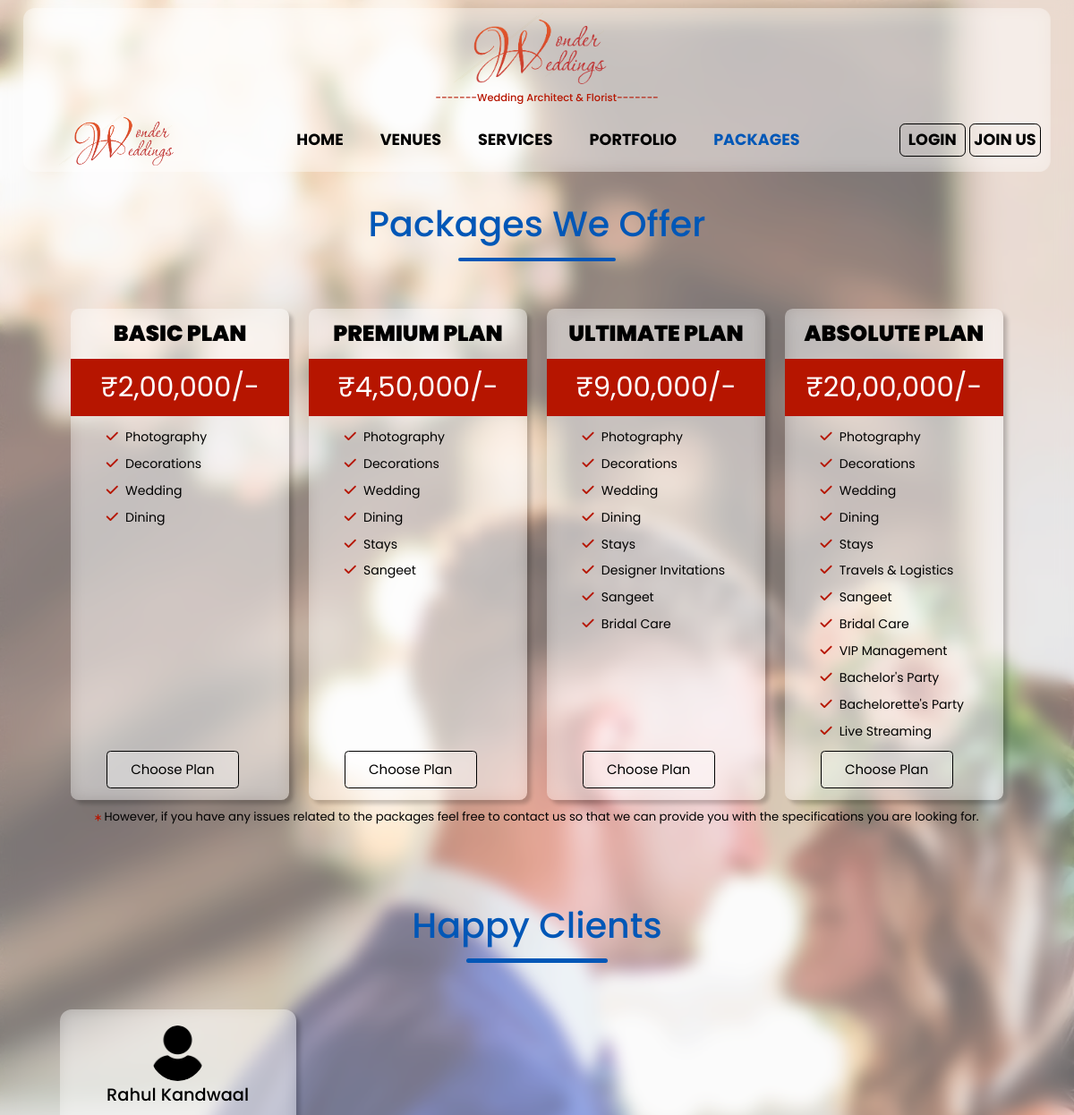
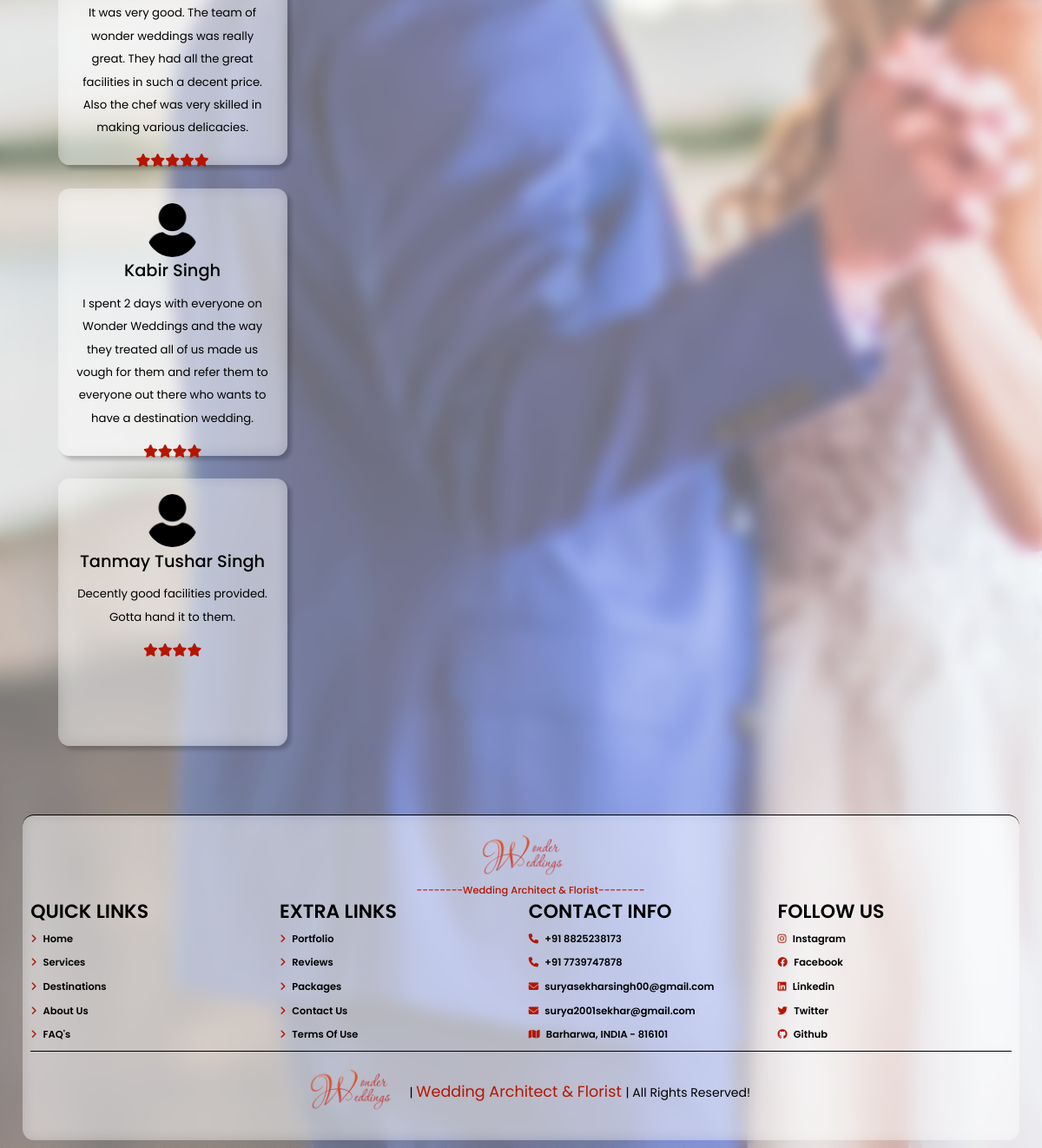
The page /packages.php on the database its author committed (2 pictures, top to bottom).
### tables this page shows
CREATE TABLE `packages` (
  `id` tinyint(4) DEFAULT NULL,
  `services` varchar(40) DEFAULT NULL
);

CREATE TABLE `reviews` (
  `id` int(11) NOT NULL,
  `user_id` int(11) NOT NULL,
  `name` varchar(60) NOT NULL,
  `review` varchar(511) NOT NULL,
  `stars` varchar(1) NOT NULL
);

### packages.php (the view, shortened to what this page needs)
<?php
    include("include/db_connect.php");
    $res = mysqli_query($conn,"select plan,price from pricing");
    $price = array();
    while($row = mysqli_fetch_assoc($res)){
        $price[$row['plan']] = preg_replace("/(\d+?)(?=(\d\d)+(\d)(?!\d))(\.\d+)?/i", "$1,", $row['price']);
    }
?>
<!DOCTYPE html>
<html lang="en">
<head>
    <?php  include("include/head_links.php");?>
    <link rel="stylesheet" type="text/css" href="css/styleVenues.css" />
</head>
<body class="body">
    <div class="container">
        <?php include("include/header.php"); ?>
        <section class="packages">
            <div class="info">
                <h3>packages we offer</h3>
                <div class="title-dash" style="width:20rem;"></div>
            </div>
            <div class="box-container">
                <div class="box">
                    <h3>basic plan</h3>
                    <div class="price">₹<?=$price['basic']?>/-</div>
                    <div class="list">
                        <?php
                            $result = mysqli_query($conn,"select services from packages where id=1");
                            while($rows = mysqli_fetch_assoc($result)){
                                echo '<p><i class="fas fa-check"></i> ' . $rows['services'] . '</p>';
                            }
                        ?>
                    </div>
                    <a href="" class="button">Choose plan</a>
                </div>
                <div class="box">
                    <h3>premium plan</h3>
                    <div class="price">₹<?=$price['premium']?>/-</div>
                    <div class="list">
                        <?php
                            $result = mysqli_query($conn,"select services from packages where id=2");
                            while($rows = mysqli_fetch_assoc($result)){
                                echo '<p><i class="fas fa-check"></i> ' . $rows['services'] . '</p>';
                            }
                        ?>
                    </div>
                    <a href="" class="button">choose plan</a>
                </div>
                <div class="box">
                    <h3>ultimate plan</h3>
                    <div class="price">₹<?=$price['ultimate']?>/-</div>
                    <div class="list">
                        <?php
                            $result = mysqli_query($conn,"select services from packages where id=3");
                            while($rows = mysqli_fetch_assoc($result)){
                                echo '<p><i class="fas fa-check"></i> ' . $rows['services'] . '</p>';
                            }
                        ?>
                    </div>
                    <a href="" class="button">choose plan</a>
                </div>
                <div class="box">
                    <h3>absolute plan</h3>
                    <div class="price">₹<?=$price['absolute']?>/-</div>
                    <div class="list">
                        <?php
                            $result = mysqli_query($conn,"select services from packages where id=4");
                            while($rows = mysqli_fetch_assoc($result)){
                                echo '<p><i class="fas fa-check"></i> ' . $rows['services'] . '</p>';
                            }
                        ?>
                    </div>
                    <a href="" class="button">choose plan</a>
                </div>
            </div>
            <p style="text-align:center;margin-top:1rem;color:var(--pure-black);font-size:1.5rem;"><span
                    style="color:var(--red);font-size:1rem;"><i class="fa-solid fa-asterisk"></i></span> However, if you
                have any issues related to the packages feel free to contact us so that we can provide you with the
                specifications you are looking for.</p>
        </section>
        <section class="reviews">
            <div class="info">
                <h3>happy clients</h3>
                <div class="title-dash" style="width:18rem;"></div>
            </div>
            <div class="swiper reviews-slider" style="width:93%; margin:auto;">
                <div class="swiper-wrapper">
                    <?php
                        $sql = "select * from reviews";
                        $result = mysqli_query($conn,$sql);
                        while($row = mysqli_fetch_assoc($result)){
                            $i = $row['stars'];
                            echo '
                            <div class="swiper-slide slide">
                                <img src="images/user.png" alt="">
                                <h3 style="color:var(--pure-black)">' . $row['name'] . '</h3>
                                <p>' . $row['review'] . '</p>
                                <div class="stars">';
                                while($i>0){
                                    echo '<i class="fas fa-star"></i>';
                                    $i--;
                                }
                                echo '</div>
                            </div>
                            ';
                        }
                    ?>
                </div>
            </div>
        </section>
        <?php include("include/footer.php"); ?>
    </div>
</body>
</html>

### include/head_links.php (shortened to what this page needs)
<link href="https://cdn.jsdelivr.net/npm/bootstrap@5.3.0/dist/css/bootstrap.min.css" rel="stylesheet"
>
<link rel="stylesheet" href="https://cdnjs.cloudflare.com/ajax/libs/font-awesome/6.3.0/css/all.min.css">
<link rel="stylesheet" href="https://cdn.jsdelivr.net/npm/swiper@9/swiper-bundle.min.css" />
<link rel="stylesheet" type="text/css" href="css/style.css">

### include/header.php (shortened to what this page needs)
<?php
echo '<div class="main-header">
    <div class="logo-header">
        <a href="index.php" class="logo">
            <img src="images/logo/wonder-wedding.png" alt="Wonder Weddings" style="width:20rem;transform:scale(1.2,1.2)"/>
        </a>
        <h4>-------Wedding Architect & Florist-------</h4>
    </div>
    <div class="header">
        <a href="index.php">
            <img src="images/logo/wonder-wedding.png" alt="Wonder Weddings" style="width:15rem;margin-right:10rem;margin-left:3rem;transform:scale(1.2,1.2)"/>
        </a>
        <a href="index.php">Home</a>
        <a href="venues.php">venues</a>
        <a href="service.php">Services</a>
        <a href="portfolio.php">portfolio</a>
        <a href="packages.php">packages</a>';
if(isset($_SESSION['loggedin']) && $_SESSION['loggedin'] == true){
    echo '<div class="account">
        <p><span class="icon"><i class="fa-regular fa-user"></i></span> ' . $_SESSION['username'] . '</p>
        <a href="logout.php" class="btn " style="font-size:1.7rem;padding:.5rem;border-radius:.7rem;border:var(--border);margin:.2rem 1.2rem .2rem 1rem;color:var(--pure-black);">Logout</a>
    </div>';
}
else{
    echo '<div class="account">
            <a href="login.php" class="btn px-3"
                style="font-size:1.7rem;padding:.5rem;margin-right:0;border-radius:.7rem;border:var(--border);margin-left:5rem;color:var(--pure-black);">Login</a>
            <a href="signup.php" class="btn "
                style="font-size:1.7rem;padding:.5rem;margin-left:.5rem;border-radius:.7rem;border:var(--border);margin-right:1.2rem;color:var(--pure-black);">Join Us</a>
        </div>';
}
    echo '</div>
    </div>';
?>

### include/footer.php
<head>
</head>
<section class="footer">
        <div class="logo-info" style="display:block;text-align:center;border-radius:1.5rem;">
            <img src="images/logo/wonder-wedding.png" alt="not found" style="width:15rem;height:8rem;">
            <h4 style="color:var(--red);margin-left:2.5rem;font-size:1.3rem;margin-top:0;padding-top:0;">--------Wedding Architect & Florist--------</h4>
        </div>
        <div class="box-container">
            <div class="box">
                <h3>quick links</h3>
                <a href="index.php"> <i class="fas fa-angle-right"> </i> Home</a>
                <a href="service.php"> <i class="fas fa-angle-right"> </i> Services</a>
                <a href="venues.php"> <i class="fas fa-angle-right"> </i> destinations</a>
                <a href="about.php"> <i class="fas fa-angle-right"> </i> about us</a>
                <a href="faq.php"> <i class="fas fa-angle-right"> </i> FAQ's</a>
            </div>
            <div class="box">
                <h3>extra links</h3>
                <a href="portfolio.php"> <i class="fas fa-angle-right"> </i> portfolio</a>
                <a href="reviews.php"> <i class="fas fa-angle-right"> </i> reviews</a>
                <a href="packages.php"> <i class="fas fa-angle-right"> </i> Packages</a>
                <a href="contact.php"> <i class="fas fa-angle-right"> </i> contact us</a>
                <a href="terms.php"> <i class="fas fa-angle-right"> </i> terms of use</a>
            </div>
            <div class="box">
                <h3>contact info</h3>
                <a href="tel:8825238173"> <i class="fas fa-phone"> </i> +91 8825238173 </a>
                <a href="tel:7739747878"> <i class="fas fa-phone"> </i> +91 7739747878 </a>
                <a href="mailto:suryasekharsingh00@gmail.com" style="text-transform:none;">
                    <i class="fas fa-envelope"> </i> suryasekharsingh00@gmail.com</a>
                <a href="mailto:surya2001sekhar@gmail.com" style="text-transform:none;">
                    <i class="fas fa-envelope"> </i> surya2001sekhar@gmail.com</a>
                <a href="contact.php"> <i class="fas fa-map"> </i> Barharwa, INDIA - 816101</a>
            </div>
            <div class="box">
                <h3>follow us</h3>
                <a href="https://www.instagram.com/" target="_blank"> <i class="fab fa-instagram"> </i> instagram</a>
                <a href="https://www.facebook.com/"target="_blank"> <i class="fab fa-facebook"> </i> facebook</a>
                <a href="https://www.in.linkedin.com/" target="_blank"> <i class="fab fa-linkedin"> </i> linkedin</a>
                <a href="https://www.twitter.com" target="_blank"> <i class="fab fa-twitter"> </i> twitter</a>
                <a href="https://github.com/SuryaSekharSingh/Wonder-Weddings" target="_blank"> <i class="fab fa-github"> </i> github</a>
            </div>
        </div>
    <p class="credit">
        <span><img src="images/logo/wonder-wedding.png" alt="not found" style="width:15rem;height:8rem;" /></span> | <span style="color:var(--red);font-size:2rem;font-family:'Poppins';">Wedding Architect & Florist </span> | All rights reserved!
    </p>
</section>

### css/style.css (style rules this page uses)
* { padding:0; margin:0; box-sizing: border-box; font-family: 'Poppins', sans-serif; border:none; text-decoration: none; outline:none; }
:root { --white:#fff; --black:rgb(80, 79, 80); --pure-black:#000; --blue:rgb(0, 87, 183); --red:rgb(182, 21, 0); --transparent-white:rgba(255,255,255,.3); --transparent-black:rgba(0,0,0,.6); --border:.2rem solid var(--pure-black); --box-shadow: .5rem .5rem .5rem rgba(0,0,0,0.2); --box-shadow-hover: rgba(0, 0, 0, 0.25) 0px 54px 55px, rgba(0, 0, 0, 0.12) 0px -12px 30px, rgba(0, 0, 0, 0.12) 0px 4px 6px, rgba(0, 0, 0, 0.17) 0px 12px 13px, rgba(0, 0, 0, 0.09) 0px -3px 5px; --brownish:rgb(173, 150, 80); --green:rgb(21, 115, 71); }
html { font-size:60.5%; overflow-x: hidden; }
section { padding:1rem; }
.body { background-image: url(../images/wedding-background.webp); opacity:1; background-size: cover; background-position: center; background-attachment: fixed; position: relative; }
.container { max-width:100%; padding: 1rem 2rem; background-color: var(--transparent-white); backdrop-filter: blur(1rem); }
.button { display: inline-block; padding:1rem 3rem; border:var(--border); background: var(--transparent-white); color:var(--pure-black); border-radius: .5rem; font-size:1.7rem; user-select: none; text-decoration: none; text-transform: capitalize; margin-top:1rem; }
.header { display: flex; min-height: 8rem; align-items: center; justify-content: space-between; text-transform:capitalize; position:sticky; top:0; }
.header a { margin-left:2rem; color:var(--pure-black); font-size: 2rem !important; font-family: 'Poppins' , 'Frank Ruhl Libre' , sans-serif; text-transform: uppercase; font-weight: 700; text-decoration: none; transition: .2s linear; }
.current-page { color: var(--blue) !important; }
.footer { display:list-item; list-style-type: none; background:var(--transparent-white); backdrop-filter:blur(.9rem); border-top: var(--border); border-radius: 1.5rem; text-transform: capitalize; margin:1rem; margin-bottom: 0rem; }
.footer .box-container { display: grid; grid-template-columns: repeat(auto-fit,minmax(25rem,1fr)); gap:2rem; }
.footer .box-container .box h3 { font-size:2.5rem; font-weight: 600; color:var(--pure-black); text-transform: uppercase; }
.footer .box-container .box a { display:block; color:var(--pure-black); font-size:1.3rem; font-weight: 600; padding:.6rem 0; text-decoration: none; }
.footer .box-container .box a i { padding-right:.5rem; transition:.2s linear; color:var(--red); }
.footer .credit { text-align: center; color:var(--pure-black); font-size: 1.6rem; margin-top: .5rem; border-top: var(--border); padding: .8rem 0; }
.footer .credit span { color:var(--red); font-size: 4rem; font-family: 'Dancing Script' , 'Frank Ruhl Libre'; }
.title-dash { background-color: var(--blue); height:.5rem; width:50rem; margin:auto; border-radius: 1rem; }
@media (max-width:1250px) { html { font-size: 55%; } }

### include/header.php (style rules this page uses)
.main-header { border-radius: 1.5rem; background-color: var(--transparent-white); backdrop-filter: blur(1rem); margin:0 1rem; position:relative; }
.logo-header { display: block; text-align: center; border-radius: 1rem; }
.logo-header h4 { color: var(--red); margin-left: 2.5rem; font-size: 1.3rem; margin-top: 0; padding-top: 0; }
.account { display:flex; margin-left: 5rem; }

### rows shown on the page
packages: services "Photography"
packages: services "Decorations"
packages: services "Wedding"
packages: services "Dining"
packages: services "Photography"
packages: services "Decorations"
packages: services "Wedding"
packages: services "Dining"
packages: services "Stays"
packages: services "Sangeet"
packages: services "Photography"
packages: services "Decorations"
packages: services "Wedding"
packages: services "Dining"
packages: services "Stays"
packages: services "Designer Invitations"
packages: services "Sangeet"
packages: services "Bridal Care"
packages: services "Photography"
packages: services "Decorations"
packages: services "Wedding"
packages: services "Dining"
packages: services "Stays"
packages: services "Travels & Logistics"
packages: services "Sangeet"
packages: services "Bridal Care"
packages: services "VIP Management"
packages: services "Bachelor's Party"
packages: services "Bachelorette's Party"
packages: services "Live Streaming"
reviews: name "Rahul Kandwaal", review "It was very good. The team of wonder weddings was really great. They had all the great facilities in such a decent price. Also the chef was very skilled in making various delicacies.", stars "5" (drawn)
reviews: name "Kabir Singh", review "I spent 2 days with everyone on Wonder Weddings and the way they treated all of us made us vough for them and refer them to everyone out there who wants to have a destination wedding.", stars "4" (drawn)
reviews: name "Tanmay Tushar Singh", review "Decently good facilities provided. Gotta hand it to them.", stars "4" (drawn)

### other values the page prints
$price['basic'] "2,00,000"
$price['premium'] "4,50,000"
$price['ultimate'] "9,00,000"
$price['absolute'] "20,00,000"
